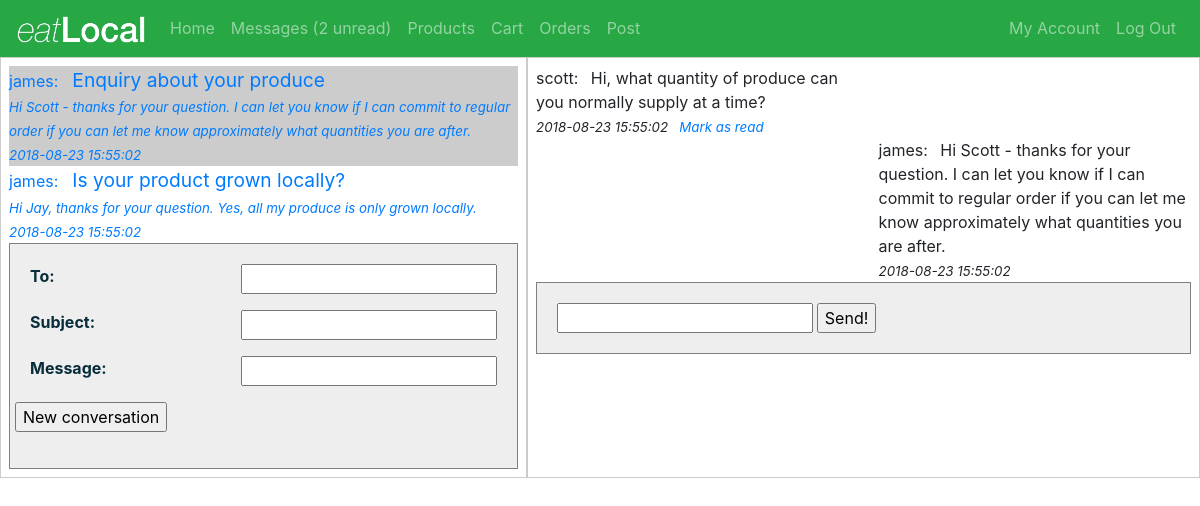
Page /index.php?page=messages&conversation_id=1 (signed in) on the committed database.
### tables this page shows
CREATE TABLE `conversations` (
  `conversation_id` int(11) NOT NULL PRIMARY KEY AUTO_INCREMENT,
  `from_user_id` varchar(32) NOT NULL,
  `to_user_id` varchar(32) NOT NULL,
  `subject` varchar(1024) NOT NULL,
  CONSTRAINT fk_from_user_id FOREIGN KEY (from_user_id) REFERENCES users(user_id),
  CONSTRAINT fk_to_user_id FOREIGN KEY (to_user_id) REFERENCES users(user_id)
);

CREATE TABLE `messages` (
  `conversation_id` int(11) NOT NULL,
  `message_id` int(11) NOT NULL PRIMARY KEY AUTO_INCREMENT,
  `time_sent` timestamp NOT NULL DEFAULT CURRENT_TIMESTAMP,
  `message` varchar(4096) NOT NULL,
  `sender_is_from` bool NOT NULL,
  `isread` bool NOT NULL,
  CONSTRAINT fk_conversation_id FOREIGN KEY (conversation_id) REFERENCES conversations(conversation_id)
);

### messages.php (the view, shortened to what this page needs)
<?php
	include 'config.php';
	echo "<div class=\"d-sm-flex flex-row\">\n";
	echo "<div class=\"conv_list\">\n";
	$user_id = "";
	if(!isset($_SESSION["user_id"]))
	{
		echo "Log in to see your messages.";
		exit;
	}
	else
		$user_id = $_SESSION["user_id"];
	$conversation_id = 0;
	if(isset($_GET["conversation_id"]))
		$conversation_id = $_GET["conversation_id"];
	$result = $mysqli->query("SELECT * FROM conversations where from_user_id = '".$user_id."' OR to_user_id = '".$user_id."' order by conversation_id");
	while($obj = $result->fetch_object())
	{
		echo "<a class=\"nodecoration\" href=\"index.php?page=messages&conversation_id=".$obj->conversation_id."\">";
		echo "<div class=\"conv_item";
		if($conversation_id > 0 && $conversation_id == $obj->conversation_id)
			echo " active_conv_item";
		echo "\">\n";
		echo "<span class=\"conv_item_recipient\">\n";
		echo $obj->to_user_id.":\n";
		echo "</span>";
		echo "<span class=\"conv_item_subject\">\n";
		if($obj->subject == "")
			echo "&lt;No subject specified&gt;\n";
		else
			echo $obj->subject."\n";
		echo "<br/></span>";
		$query = $mysqli->query("SELECT * FROM messages where conversation_id = ".$obj->conversation_id." order by time_sent");
		$latest_msg = "";
		$latest_msg_date = "";
		while($msg = $query->fetch_object())
		{
			$latest_msg = $msg->message;
			$latest_msg_date =$msg->time_sent;
		}
		echo "<span class=\"conv_item_latest\">\n";
		echo $latest_msg."\n";
		echo "</span><br/>";
		echo "<span class=\"conv_item_latest_date\">\n";
		echo $latest_msg_date."\n";
		echo "</span>";
		echo "</div>";
		echo "</a>\n";
	}
	echo "<form class=\"messaging_form\" method=\"post\" action=\"index.php?page=send_new\">\n";
	echo "<div class=\"row\">\n";
	echo "<div class=\"col\">\n";
	echo "To:\n";
	echo "</div>\n";
	echo "<div class=\"col\">\n";
	echo "<input type=\"text\" name=\"to_user_id\">\n";
	echo "</div>\n";
	echo "</div>\n";
	echo "<div class=\"row\">\n";
	echo "<div class=\"col\">\n";
	echo "Subject:\n";
	echo "</div>\n";
	echo "<div class=\"col\">\n";
	echo "<input type=\"text\" name=\"subject\"><br/>\n";
	echo "</div>\n";
	echo "</div>\n";
	echo "<div class=\"row\">\n";
	echo "<div class=\"col\">\n";
	echo "Message:\n";
	echo "</div>\n";
	echo "<div class=\"col\">\n";
	echo "<input type=\"text\" name=\"message\"><br/>\n";
	echo "</div>\n";
	echo "</div>\n";
	echo "<div class=\"row\">\n";
	echo "<input type=\"submit\" value=\"New conversation\">\n";
	echo "</div>\n";
	echo "</form>\n";
	echo "</div>\n";
	echo "<div class=\"messages flex-fill\">\n";
	$query = $mysqli->query("SELECT * FROM messages m, conversations c where m.conversation_id = c.conversation_id and c.conversation_id = ".$conversation_id." order by time_sent");
	$msg_count = 0;
	while($msg = $query->fetch_object())
	{
		$msg_count++;
		echo "<div class=\"message row\">\n";
		$add_blank_col = false;
		if($msg->sender_is_from && $user_id == $msg->to_user_id || !$msg->sender_is_from && $user_id == $msg->from_user_id)
			$add_blank_col = true;
		else
			echo "<div class=\"col\"></div>\n";
		echo "<div class=\"col\">\n";
		echo "<span class=\"message_sender\">\n";
		if($msg->sender_is_from != 0)
			echo $msg->from_user_id;
		else
			echo $msg->to_user_id;
		echo ": </span>\n";
		$msg_is_unread = false;
		if(!$msg->isread)
		{
			if(($user_id == $msg->to_user_id && $msg->sender_is_from == 1) || ($user_id == $msg->from_user_id && $msg->sender_is_from == 0))
				$msg_is_unread = true;
		}
		echo "<span class=\"message_message";
		if($msg_is_unread)
			echo " message_unread";
		echo "\">\n";
		echo $msg->message;
		echo "</span>\n";
		echo "<br/>\n";
		echo "<span class=\"message_time\">\n";
		echo $msg->time_sent;
		echo "</span>\n";
		if($msg_is_unread)
		{
			echo "<span class=\"mark_as_read flex-fill\">";
			echo "<a href=\"index.php?page=messages&mark_as_read=".$msg->message_id."\">Mark as read</a>";
			echo "</span>";
		}
		echo "</div>\n";
		if($add_blank_col)
		{
			echo "<div class=\"col\"></div>\n";
		}
		echo "</div>\n";
	}
	if($msg_count == 0)
		echo "No messages.";
	else
	{
		echo "<form class=\"messaging_form\" method=\"post\" action=\"index.php?page=send_new\">\n";
		echo "<input type=\"text\" name=\"message\">\n";
		echo "<input type=\"submit\" value=\"Send!\">\n";
		echo "</form>\n";
	}
	echo "</div>\n";
	echo "</div>\n";
?>

### css/style.css (style rules this page uses)
form { background:rgba(255,255,255,0.5); padding:20px; margin:auto; color:#072d3a; font-weight:bold }
body,html { margin:0 }
form .row { padding-bottom:1em }

### css/messages.css (style rules this page uses)
.conv_list, .messages { border: 1px solid #cccccc; #position:absolute; #overflow-y: scroll; padding: 0.5em; }
form.messaging_form { border: 1px solid grey; background-color: #eeeeee; }
a.nodecoration { text-decoration: none !important; }
span.conv_item_subject { font-size: larger; font-style: bold; }
span.conv_item_latest { font-size: smaller; font-style: italic; }
.conv_item_subject, .mark_as_read, .message_message { padding-left: 0.5em; }
.conv_item_latest_date, .message_time, .mark_as_read { font-style: italic; font-size: smaller; }
.message_unread { font-style: bold; }
.active_conv_item { background: #cccccc; }

### rows in the picture
conversations: to_user "james", subject "Enquiry about your produce", messages.message "Hi Scott - thanks for your question. I can let you know if I can commit to regular order if you can let me know approximately what quantities you are after.", messages.time_sent "2018-08-23 15:55:02"
conversations: to_user "james", subject "Is your product grown locally?", messages.message "Hi Jay, thanks for your question. Yes, all my produce is only grown locally.", messages.time_sent "2018-08-23 15:55:02"
messages: conversation.from_user_id "scott", message "Hi, what quantity of produce can you normally supply at a time?", time_sent "2018-08-23 15:55:02"
messages: conversation.to_user_id "james", message "Hi Scott - thanks for your question. I can let you know if I can commit to regular order if you can let me know approximately what quantities you are after.", time_sent "2018-08-23 15:55:02"
